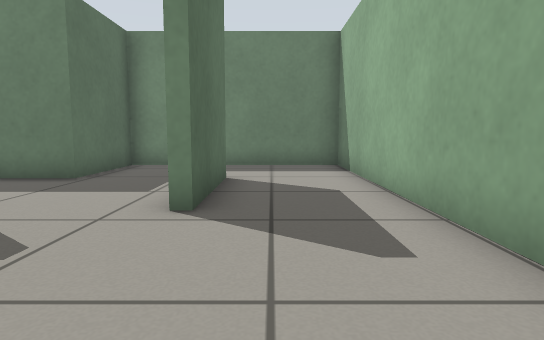
View 1 (above)

16 first-person views from a walk through a robot-simulator world made for Gazebo. The camera is 0.5 m above the floor, tilts 6° down and sees 75° across. The floor is counted in squares, 0.5 m on a side. Each view is taken from the middle of a square. On the plan, view 1 faces up. The plan holds only what a view shows up to about 13 squares ahead; the rest is blank.

View 2
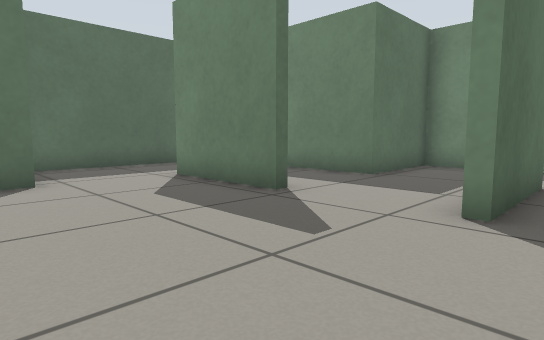

View 3
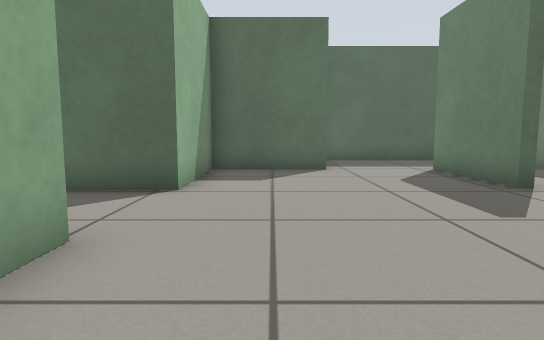

View 4
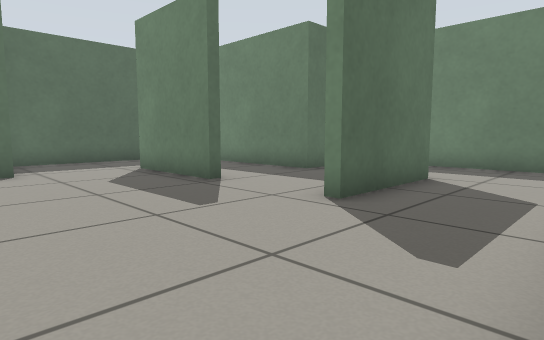

View 5
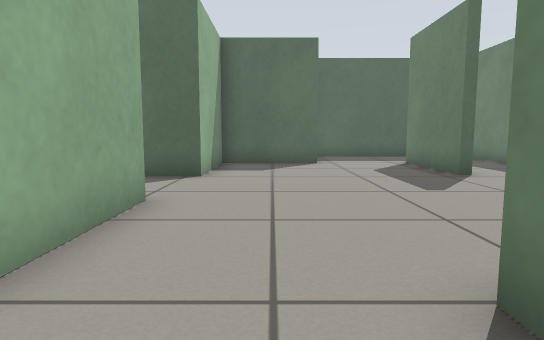

View 6
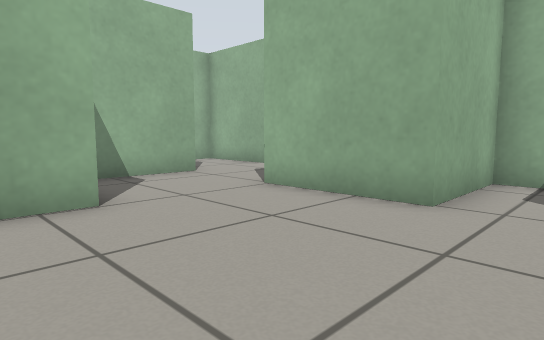

View 7
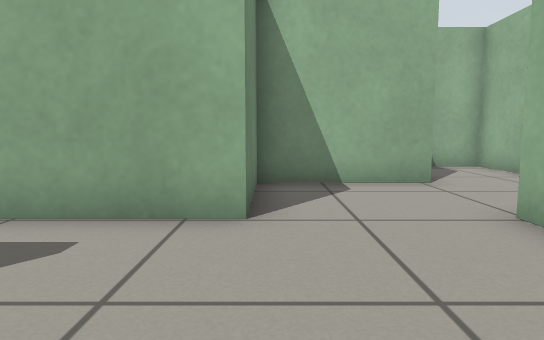

View 8
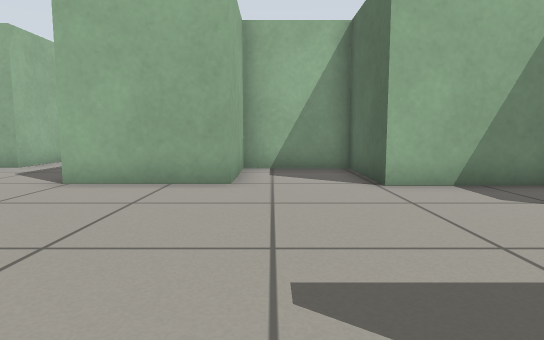

View 9
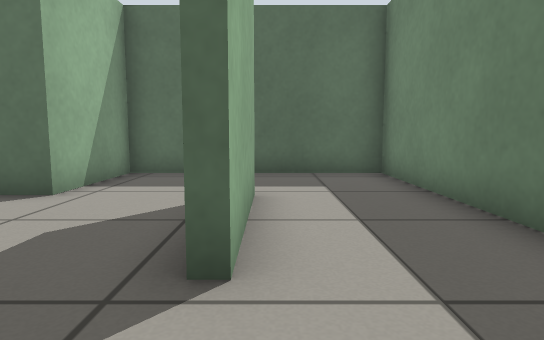

View 10
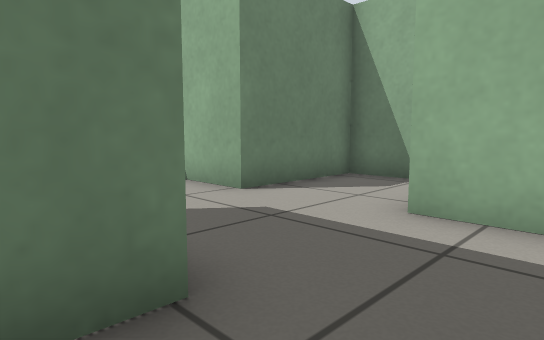

View 11
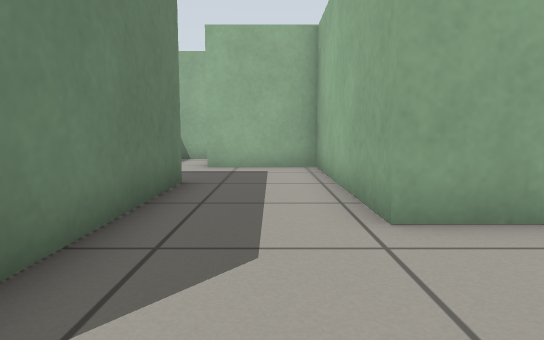

View 12
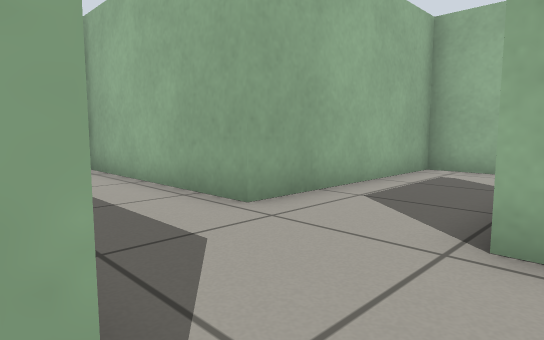

View 13
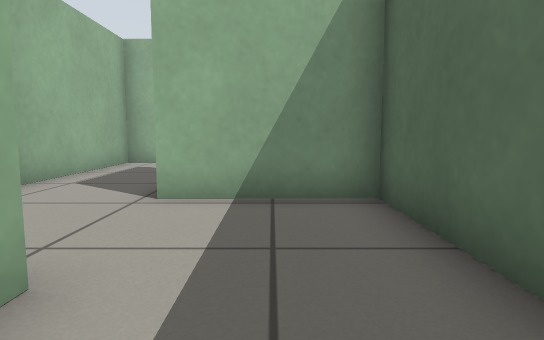

View 14
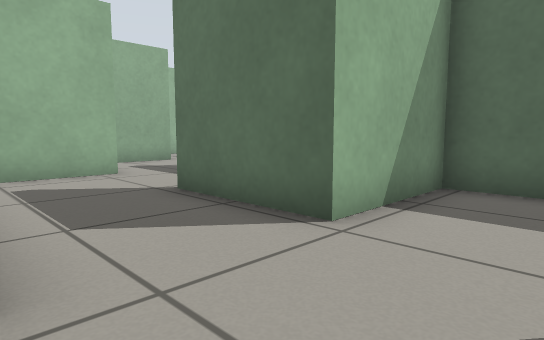

View 15
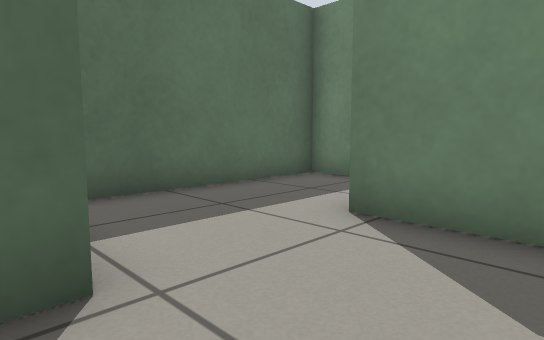

View 16
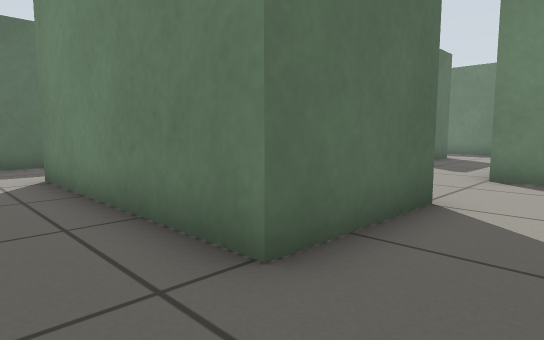

### Floor plan
Points are (right, up) in squares from view 1. A wall is a line through its corners. A room is listed if a view was taken in it or the views show most of it. See-through windows are left out.
Room 1 (views 1, 2, 6, 7, 8, 9)
walls: (-4.2, 4.4) (-7.8, 4.4); (-7.8, 4.7) (-4.2, 4.7); (-1, 7.9) (-1, 4.4); (2, 1.3) (2, 10.9) (-4.3, 10.9) (-4.3, 7.7) (-10.7, 7.7) (-10.7, 1.5) (-7.6, 1.5) (-7.6, -1.6) (-4.3, -1.6) (-4.3, -4.9) (-1.2, -4.9) (-1.2, -1.9) (2.1, -1.9)
ways out: opening at (2, -0.5) to room 2
Room 2 (views 3, 4, 5)
walls: (5, -2.2) (5, 1.3) (2, 1.3)
ways out: opening at (2, -0.5) to room 1; opening at (3.5, -2) to room 5
Room 3 (views 10, 14, 15, 16)
walls: (-4.3, -8.3) (-4.3, -11.8); (2.1, -5.2) (-4.5, -5.2); (-3.6, -14.8) (-1.2, -14.8) (-1.2, -8.3) (5.3, -8.3) (5.3, -5.1)
ways out: opening at (-4, -6.5) to room 4; opening at (3.5, -5) to room 5; opening at (-4, -13)
Room 4 (views 11, 12, 13)
walls: (-6.5, -1.9) (-7.6, -1.9) (-7.6, -8.3) (-4.3, -8.3)
ways out: opening at (-4, -6.5) to room 3
Room 5 (no view inside)
walls: (5.3, -5.1) (8.5, -5.1) (8.5, -2.2) (5, -2.2); (2.1, -1.9) (2.1, -5.2)
ways out: opening at (3.5, -2) to room 2; opening at (3.5, -5) to room 3

Where each view was taken, in squares from view 1:
view 1: 0 up, 0 right, facing up
view 2: 0 up, 0 right, facing up-left
view 3: 0 up, 2 right, facing left
view 4: 0 up, 2 right, facing up-left
view 5: 0 up, 4 right, facing left
view 6: 3 up, 3 left, facing down-right
view 7: 1 up, 2 left, facing right
view 8: 5 up, 2 left, facing down
view 9: 5 up, 2 left, facing left
view 10: 7 down, 1 right, facing up-right
view 11: 7 down, 5 left, facing right
view 12: 5 down, 5 left, facing down-right
view 13: 3 down, 6 left, facing down
view 14: 6 down, 1 left, facing down-left
view 15: 9 down, 2 left, facing up-left
view 16: 7 down, 4 right, facing up-left
